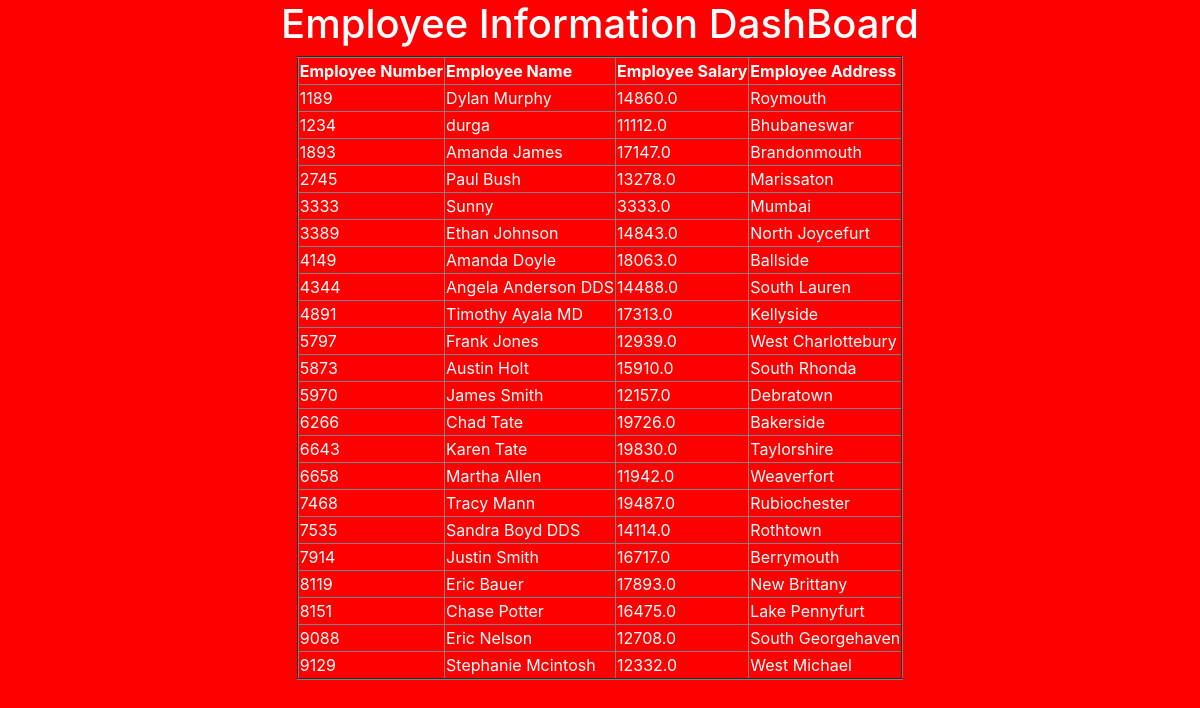
The app's page /data/ with its own data.
### testapp/models.py (models this page shows)
class Employee(models.Model):
    eno = models.IntegerField()
    ename = models.CharField(max_length=30)
    esal = models.FloatField()
    eaddr = models.CharField(max_length=30)
    objects = CustomManager1()

### testapp/views.py (the view)
# urls.py: path('data/', views.display_view),
def display_view(request):
    emp_list = ProxyEmployee1.objects.all()
    emp_list = ProxyEmployee2.objects.all()
    return render(request,'testapp/index.html',{'emp_list':emp_list})

### testapp/models.py (called while the page is built)
    def get_queryset(self):
        return super().get_queryset().filter(esal__lte=15000)

    def get_queryset(self):
        return super().get_queryset().order_by('eno')

### templates/testapp/index.html (shortened to what this page needs)
<!DOCTYPE html>
<html lang="en">
<head>
    <link rel="stylesheet" href="https://cdn.jsdelivr.net/npm/bootstrap@4.6.2/dist/css/bootstrap.min.css">
</head>
<body>
    <div class="container" align="center">
        <h1>Employee Information DashBoard</h1>
        <table border="2">
            <thead>
                <th>Employee Number</th>
                <th>Employee Name</th>
                <th>Employee Salary</th>
                <th>Employee Address</th>
            </thead>
            {% for emp in emp_list %}
            <tr>
                <td>{{emp.eno}}</td>
                <td>{{emp.ename}}</td>
                <td>{{emp.esal}}</td>
                <td>{{emp.eaddr}}</td>
            </tr>
            {% endfor %}
        </table><br>
    </div>
</body>
</html>

### templates/testapp/index.html (style rules this page uses)
body { background: red; color: white; }

### records on screen
Employee: eno "1189", ename "Dylan Murphy", esal "14860.0", eaddr "Roymouth"
Employee: eno "1234", ename "durga", esal "11112.0", eaddr "Bhubaneswar"
Employee: eno "1893", ename "Amanda James", esal "17147.0", eaddr "Brandonmouth"
Employee: eno "2745", ename "Paul Bush", esal "13278.0", eaddr "Marissaton"
Employee: eno "3333", ename "Sunny", esal "3333.0", eaddr "Mumbai"
Employee: eno "3389", ename "Ethan Johnson", esal "14843.0", eaddr "North Joycefurt"
Employee: eno "4149", ename "Amanda Doyle", esal "18063.0", eaddr "Ballside"
Employee: eno "4344", ename "Angela Anderson DDS", esal "14488.0", eaddr "South Lauren"
Employee: eno "4891", ename "Timothy Ayala MD", esal "17313.0", eaddr "Kellyside"
Employee: eno "5797", ename "Frank Jones", esal "12939.0", eaddr "West Charlottebury"
Employee: eno "5873", ename "Austin Holt", esal "15910.0", eaddr "South Rhonda"
Employee: eno "5970", ename "James Smith", esal "12157.0", eaddr "Debratown"
Employee: eno "6266", ename "Chad Tate", esal "19726.0", eaddr "Bakerside"
Employee: eno "6643", ename "Karen Tate", esal "19830.0", eaddr "Taylorshire"
Employee: eno "6658", ename "Martha Allen", esal "11942.0", eaddr "Weaverfort"
Employee: eno "7468", ename "Tracy Mann", esal "19487.0", eaddr "Rubiochester"
Employee: eno "7535", ename "Sandra Boyd DDS", esal "14114.0", eaddr "Rothtown"
Employee: eno "7914", ename "Justin Smith", esal "16717.0", eaddr "Berrymouth"
Employee: eno "8119", ename "Eric Bauer", esal "17893.0", eaddr "New Brittany"
Employee: eno "8151", ename "Chase Potter", esal "16475.0", eaddr "Lake Pennyfurt"
Employee: eno "9088", ename "Eric Nelson", esal "12708.0", eaddr "South Georgehaven"
Employee: eno "9129", ename "Stephanie Mcintosh", esal "12332.0", eaddr "West Michael"
